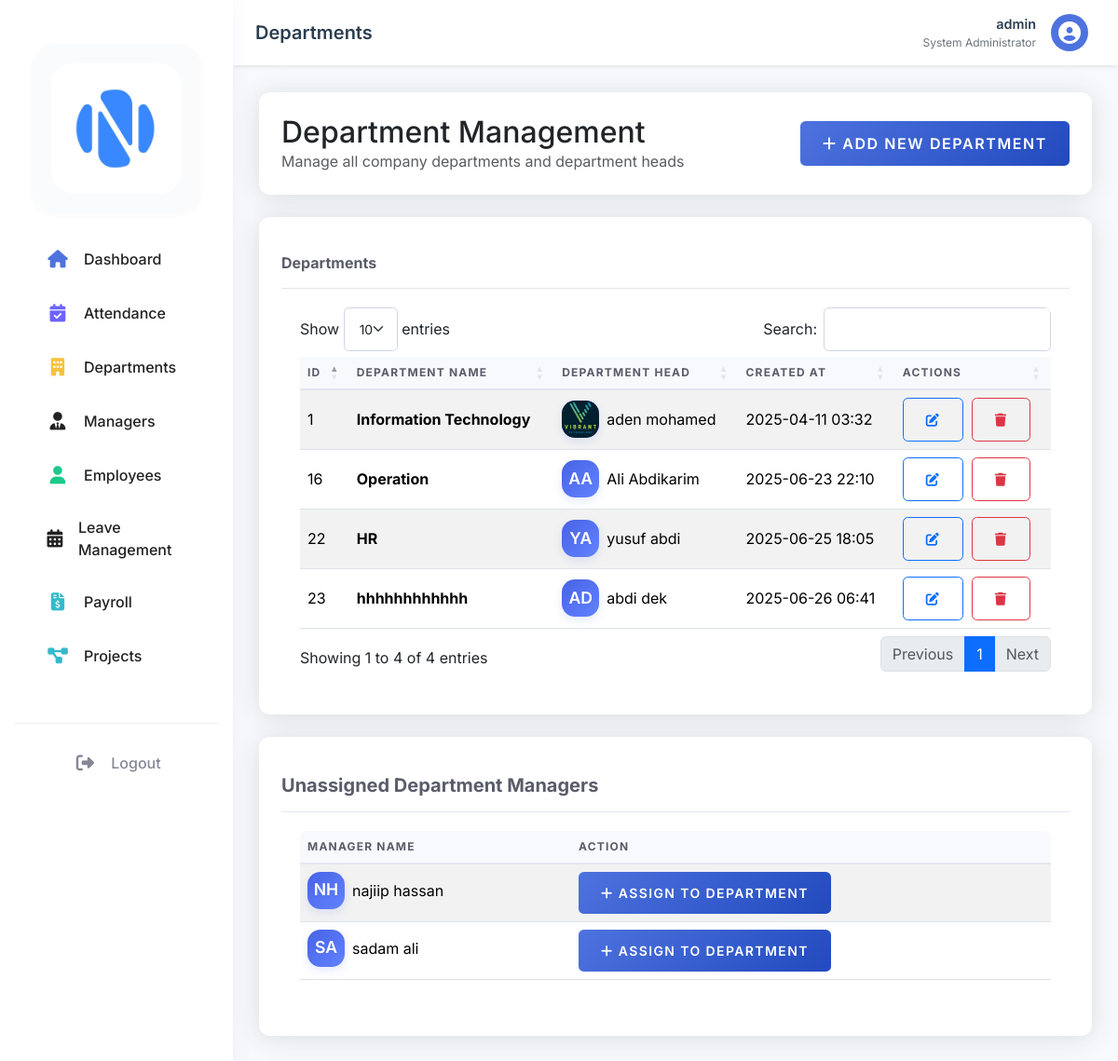
/dashboard/admin/departments.php (signed in), run on the app's committed database.
### tables this page shows
CREATE TABLE `users` (
  `user_id` int(11) NOT NULL,
  `username` varchar(50) NOT NULL,
  `password` varchar(255) NOT NULL,
  `email` varchar(100) NOT NULL,
  `role` enum('admin','hr','manager','employee') NOT NULL,
  `status` enum('active','inactive','on_leave','deleted') DEFAULT 'active',
  `created_at` timestamp NOT NULL DEFAULT CURRENT_TIMESTAMP,
  `last_login` timestamp NULL DEFAULT NULL,
  `reset_token` varchar(64) DEFAULT NULL,
  `reset_token_expires` datetime DEFAULT NULL,
  `reset_code` varchar(6) DEFAULT NULL,
  `reset_code_expires` datetime DEFAULT NULL
);

CREATE TABLE `departments` (
  `dept_id` int(11) NOT NULL,
  `dept_name` varchar(100) NOT NULL,
  `dept_head` int(11) DEFAULT NULL,
  `created_at` timestamp NOT NULL DEFAULT CURRENT_TIMESTAMP
);

CREATE TABLE `employees` (
  `emp_id` int(11) NOT NULL,
  `user_id` int(11) DEFAULT NULL,
  `first_name` varchar(50) NOT NULL,
  `last_name` varchar(50) NOT NULL,
  `dept_id` int(11) DEFAULT NULL,
  `position` varchar(100) DEFAULT NULL,
  `hire_date` date DEFAULT NULL,
  `basic_salary` decimal(10,2) DEFAULT '0.00',
  `salary` decimal(10,2) DEFAULT NULL,
  `phone` varchar(20) DEFAULT NULL,
  `address` text,
  `profile_image` varchar(255) DEFAULT NULL,
  `gender` enum('male','female') NOT NULL DEFAULT 'male'
);

### dashboard/admin/departments.php (the view, shortened to what this page needs)
<?php
require_once '../../config/database.php';
try {
    $stmt = $pdo->query("
        SELECT d.*, CONCAT(e.first_name, ' ', e.last_name) as head_name
        FROM departments d
        LEFT JOIN users u ON d.dept_head = u.user_id
        LEFT JOIN employees e ON u.user_id = e.user_id
        ORDER BY d.dept_name
    ");
    $departments = $stmt->fetchAll();
    $stmt = $pdo->query("
        SELECT u.user_id, CONCAT(e.first_name, ' ', e.last_name) as full_name
        FROM users u
        JOIN employees e ON u.user_id = e.user_id
        WHERE u.role = 'manager'
        AND u.status = 'active'
        AND u.user_id NOT IN (SELECT dept_head FROM departments WHERE dept_head IS NOT NULL)
        ORDER BY e.first_name
    ");
    $unassigned_managers = $stmt->fetchAll();
} catch (PDOException $e) {
    $error = "Error fetching data: " . $e->getMessage();
}
?>
<!DOCTYPE html>
<html lang="en">
<head>
    <link href="https://cdn.jsdelivr.net/npm/bootstrap@5.3.2/dist/css/bootstrap.min.css" rel="stylesheet">
    <link rel="stylesheet" href="https://cdnjs.cloudflare.com/ajax/libs/font-awesome/6.4.0/css/all.min.css">
    <link rel="stylesheet" href="https://cdn.datatables.net/1.11.5/css/dataTables.bootstrap5.min.css">
    <link rel="stylesheet" href="../../assets/css/dashboard.css">
</head>
<body>
    <?php include 'includes/sidebar.php'; ?>
    <div class="main-content" id="main-content">
        <?php include 'includes/topbar.php'; ?>
        <div class="container-fluid py-4">
            <div class="dashboard-header mb-4">
                <div class="d-flex justify-content-between align-items-center">
                    <div>
                        <h1 class="h2 mb-0">Department Management</h1>
                        <p class="text-muted mb-0">Manage all company departments and department heads</p>
                    </div>
                    <button class="btn btn-primary" data-bs-toggle="modal" data-bs-target="#addDeptModal">
                        <i class="fas fa-plus"></i> Add New Department
                    </button>
                </div>
            </div>
            <div class="modern-card">
                <div class="card-header d-flex justify-content-between align-items-center">
                    <h6 class="card-title mb-0">Departments</h6>
                </div>
                <div class="card-body">
                    <div class="table-responsive">
                        <table id="departmentsTable" class="table table-striped table-hover align-middle">
                            <thead class="table-light">
                                <tr>
                                    <th>ID</th>
                                    <th>Department Name</th>
                                    <th>Department Head</th>
                                    <th>Created At</th>
                                    <th>Actions</th>
                                </tr>
                            </thead>
                            <tbody>
                                <?php foreach ($departments as $dept): ?>
                                <tr>
                                    <td><?php echo $dept['dept_id']; ?></td>
                                    <td><strong><?php echo htmlspecialchars($dept['dept_name']); ?></strong></td>
                                    <td>
                                        <div class="d-flex align-items-center gap-2">
                                            <div class="team-avatar">
                                                <?php
                                                $headImg = null;
                                                $headFirst = '';
                                                $headLast = '';
                                                if (!empty($dept['dept_head'])) {
                                                    $stmtHead = $pdo->prepare("SELECT e.profile_image, e.first_name, e.last_name FROM employees e JOIN users u ON e.user_id = u.user_id WHERE u.user_id = ?");
                                                    $stmtHead->execute([$dept['dept_head']]);
                                                    $headRow = $stmtHead->fetch();
                                                    if ($headRow) {
                                                        $headImg = $headRow['profile_image'] ?? null;
                                                        $headFirst = $headRow['first_name'] ?? '';
                                                        $headLast = $headRow['last_name'] ?? '';
                                                    }
                                                }
                                                if ($headImg) {
                                                    echo '<img src="../../uploads/profile_photos/' . htmlspecialchars($headImg) . '" alt="Profile" />';
                                                } elseif ($headFirst || $headLast) {
                                                    $initials = strtoupper(substr($headFirst, 0, 1) . substr($headLast, 0, 1));
                                                    echo $initials;
                                                } else {
                                                    echo 'NA';
                                                }
                                                ?>
                                            </div>
                                            <span>
                                                <?php
                                                if ($headFirst || $headLast) {
                                                    echo htmlspecialchars(trim($headFirst . ' ' . $headLast));
                                                } else {
                                                    echo 'NA';
                                                }
                                                ?>
                                            </span>
                                        </div>
                                    </td>
                                    <td><?php echo date('Y-m-d H:i', strtotime($dept['created_at'])); ?></td>
                                    <td>
                                        <button class="btn btn-sm btn-outline-primary me-1" title="Edit" onclick="editDepartment(<?php echo htmlspecialchars(json_encode($dept)); ?>)">
                                            <i class="fas fa-edit"></i>
                                        </button>
                                        <button class="btn btn-sm btn-outline-danger" title="Delete" onclick="deleteDepartment(<?php echo $dept['dept_id']; ?>)">
                                            <i class="fas fa-trash"></i>
                                        </button>
                                    </td>
                                </tr>
                                <?php endforeach; ?>
                            </tbody>
                        </table>
                    </div>
                </div>
            </div>
            <div class="modern-card">
                <div class="card-header">
                    <h5 class="card-title mb-0">Unassigned Department Managers</h5>
                </div>
                <div class="card-body">
                    <?php if (count($unassigned_managers) > 0): ?>
                        <div class="table-responsive">
                            <table class="table table-striped">
                                <thead>
                                    <tr>
                                        <th>Manager Name</th>
                                        <th>Action</th>
                                    </tr>
                                </thead>
                                <tbody>
                                    <?php foreach ($unassigned_managers as $manager): ?>
                                    <tr>
                                        <td>
    <div class="d-flex align-items-center gap-2">
        <div class="team-avatar">
            <?php
            $img = null;
            $first = '';
            $last = '';
            if (!empty($manager['user_id'])) {
                $stmtImg = $pdo->prepare("SELECT profile_image, first_name, last_name FROM employees WHERE user_id = ?");
                $stmtImg->execute([$manager['user_id']]);
                $imgRow = $stmtImg->fetch();
                if ($imgRow) {
                    $img = $imgRow['profile_image'] ?? null;
                    $first = $imgRow['first_name'] ?? '';
                    $last = $imgRow['last_name'] ?? '';
                }
            }
            if ($img) {
                echo '<img src="../../uploads/profile_photos/' . htmlspecialchars($img) . '" alt="Profile" />';
            } elseif ($first || $last) {
                $initials = strtoupper(substr($first, 0, 1) . substr($last, 0, 1));
                echo $initials;
            } else {
                echo 'NA';
            }
            ?>
        </div>
        <span>
            <?php
            if ($first || $last) {
                echo htmlspecialchars(trim($first . ' ' . $last));
            } else {
                echo 'NA';
            }
            ?>
        </span>
    </div>
</td>
                                        <td>
                                            <button class="btn btn-sm btn-primary" data-bs-toggle="modal" data-bs-target="#addDeptModal"
                                                onclick="preSelectManager('<?php echo $manager['user_id']; ?>')">
                                                <i class="fas fa-plus"></i> Assign to Department
                                            </button>
                                        </td>
                                    </tr>
                                    <?php endforeach; ?>
                                </tbody>
                            </table>
                        </div>
                    <?php else: ?>
                        <p class="text-muted mb-0">All managers are currently assigned to departments.</p>
                    <?php endif; ?>
                </div>
            </div>
        </div>
    </div>
</body>
</html>

### dashboard/admin/includes/topbar.php (shortened to what this page needs)
<?php
$stmt = $pdo->prepare("SELECT * FROM users WHERE user_id = ? AND role = 'admin'");
$stmt->execute([$_SESSION['user_id']]);
$admin = $stmt->fetch();
?>
<nav class="topbar">
    <div class="topbar-left">
        <div class="page-title">
            <?php
            $current_page = basename($_SERVER['PHP_SELF'], '.php');
            echo ucfirst($current_page);
            ?>
        </div>
    </div>
    <div class="topbar-right">
        <div class="profile-dropdown">
            <button class="profile-btn" onclick="toggleProfileMenu()">
                <div class="profile-info">
                    <span class="profile-name"><?php echo htmlspecialchars($admin['username']); ?></span>
                    <span class="profile-department">System Administrator</span>
                </div>
                <div class="profile-avatar">
                    <i class="fas fa-user-circle"></i>
                </div>
            </button>
        </div>
    </div>
</nav>

### assets/css/dashboard.css (style rules this page uses)
.team-avatar { width: 40px; height: 40px; border-radius: 14px; background: linear-gradient(135deg, #4763E4, #6282FF); color: #fff; display: flex; align-items: center; justify-content: center; font-weight: 600; font-size: 1.1rem; box-shadow: 0 4px 10px rgba(71, 99, 228, 0.13); overflow: hidden; }
.team-avatar img { width: 100%; height: 100%; object-fit: cover; border-radius: 14px; }
:root { --sidebar-width: 250px; --sidebar-collapsed-width: 70px; --topbar-height: 60px; --primary-color: #4e73df; --secondary-color: #858796; --success-color: #1cc88a; --info-color: #36b9cc; --warning-color: #f6c23e; --danger-color: #e74a3b; }
body { font-family: 'Nunito', sans-serif; background-color: #f8f9fc; }
.main-content { margin-left: 250px; padding: 1rem; padding-top: 75px; transition: all 0.3s ease; min-height: 100vh; }
.topbar { position: fixed; top: 0; right: 0; left: 250px; height: 60px; background: white; box-shadow: 0 2px 4px rgba(0,0,0,0.1); padding: 0 1rem; display: flex; align-items: center; transition: all 0.3s ease; z-index: 1030; }
.card-header { background-color: white; border-bottom: 1px solid #e3e6f0; padding: 1rem; }
.card-body { padding: 1.25rem; }
.container-fluid { padding-top: 1rem; }

### dashboard/admin/departments.php (style rules this page uses)
:root { --primary-color: #4e73df; --secondary-color: #858796; --success-color: #1cc88a; --info-color: #36b9cc; --warning-color: #f6c23e; --danger-color: #e74a3b; --light-color: #f8f9fc; --dark-color: #5a5c69; }
body { background-color: var(--light-color); font-family: 'Inter', sans-serif; }
.dashboard-header { background: white; padding: 1.5rem; border-radius: 0.75rem; box-shadow: 0 0.15rem 1.75rem 0 rgba(58, 59, 69, 0.15); margin-bottom: 1.5rem; }
.modern-card { background: white; border-radius: 0.75rem; padding: 1.5rem; box-shadow: 0 0.15rem 1.75rem 0 rgba(58, 59, 69, 0.15); border: none; margin-bottom: 1.5rem; }
.modern-card .card-header { background: none; border-bottom: 1px solid #e3e6f0; padding: 1rem 1.5rem 1rem 0; }
.modern-card .card-title { color: var(--dark-color); font-weight: 700; margin: 0; }
.table-responsive { border-radius: 0.5rem; }
.table thead th { background-color: #f8f9fc; border-bottom: 2px solid #e3e6f0; color: var(--dark-color); font-weight: 700; text-transform: uppercase; font-size: 0.75rem; letter-spacing: 0.1em; }
.btn { padding: 0.75rem 1.5rem; font-weight: 600; text-transform: uppercase; letter-spacing: 0.1em; border-radius: 0.35rem; transition: all 0.2s ease; }
.btn-primary { background: linear-gradient(135deg, var(--primary-color) 0%, #224abe 100%); border: none; }

### dashboard/admin/includes/topbar.php (style rules this page uses)
.topbar { position: fixed; top: 0; right: 0; left: 250px; height: 70px; background: #fff; display: flex; align-items: center; justify-content: space-between; padding: 0 1.5rem; z-index: 1030; box-shadow: 0 2px 4px rgba(0, 0, 0, 0.08); transition: all 0.3s ease; }
.topbar-left { display: flex; align-items: center; gap: 1rem; }
.page-title { font-size: 1.25rem; font-weight: 600; color: #2c3e50; }
.topbar-right { display: flex; align-items: center; gap: 1rem; }
.profile-dropdown { position: relative; }
.profile-btn { display: flex; align-items: center; gap: 1rem; background: none; border: none; padding: 0.5rem; cursor: pointer; border-radius: 0.375rem; transition: background-color 0.3s ease; }
.profile-info { text-align: right; }
.profile-name { display: block; font-weight: 600; color: #2c3e50; font-size: 0.9rem; }
.profile-department { display: block; color: #6c757d; font-size: 0.75rem; }
.profile-avatar { width: 40px; height: 40px; background: #4e73df; border-radius: 50%; display: flex; align-items: center; justify-content: center; color: #fff; }
.profile-avatar i { font-size: 1.5rem; }

### data on the page
users: username "admin"
departments: dept_id "23", dept_name "hhhhhhhhhhhh", employees.first_name+last_name "AD", employees.first_name+last_name "abdi dek", created_at "2025-06-26 06:41"
departments: dept_id "22", dept_name "HR", employees.first_name+last_name "YA", employees.first_name+last_name "yusuf abdi", created_at "2025-06-25 18:05"
departments: dept_id "1", dept_name "Information Technology", employees.profile_image (picture), employees.first_name+last_name "aden mohamed", created_at "2025-04-11 03:32"
departments: dept_id "16", dept_name "Operation", employees.first_name+last_name "AA", employees.first_name+last_name "Ali Abdikarim", created_at "2025-06-23 22:10"
users: employees.first_name+last_name "NH", employees.first_name+last_name "najiip hassan"
users: employees.first_name+last_name "SA", employees.first_name+last_name "sadam ali"

### other printed values
$current_page "Departments"
